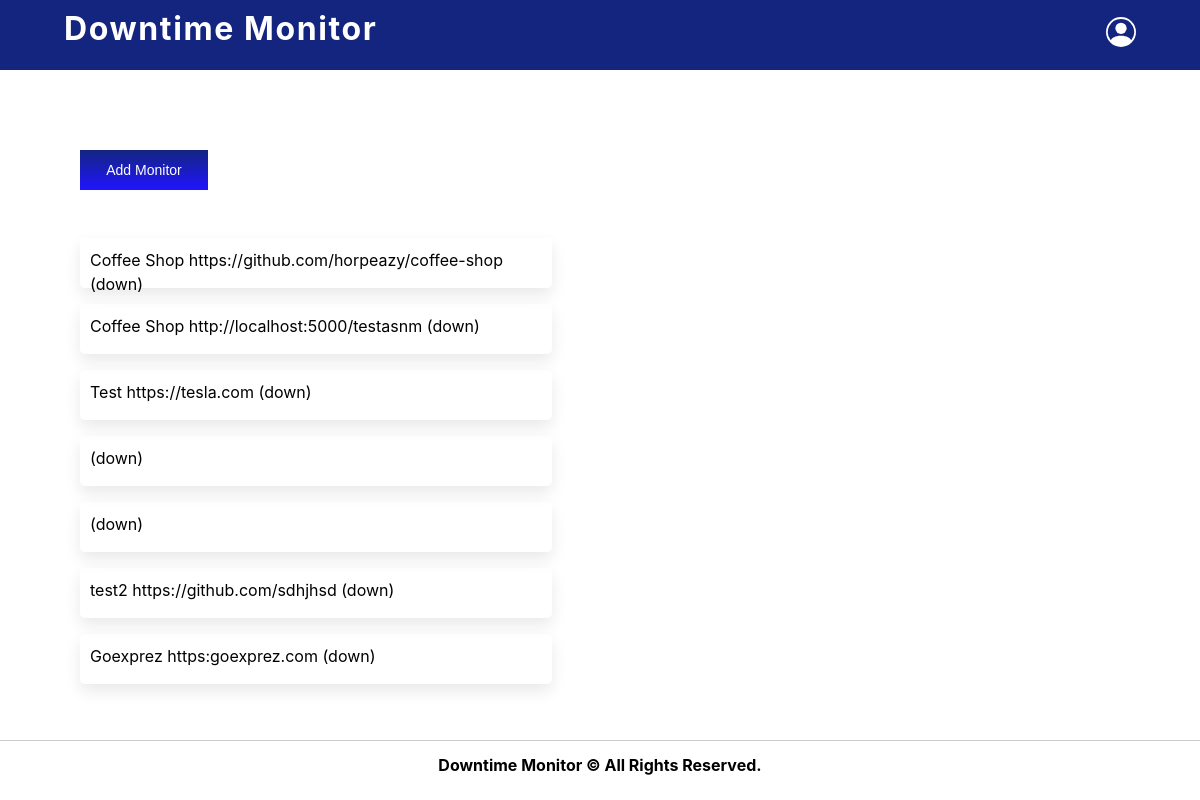
/monitors/ (signed in), run on an earlier commit of the app's database.
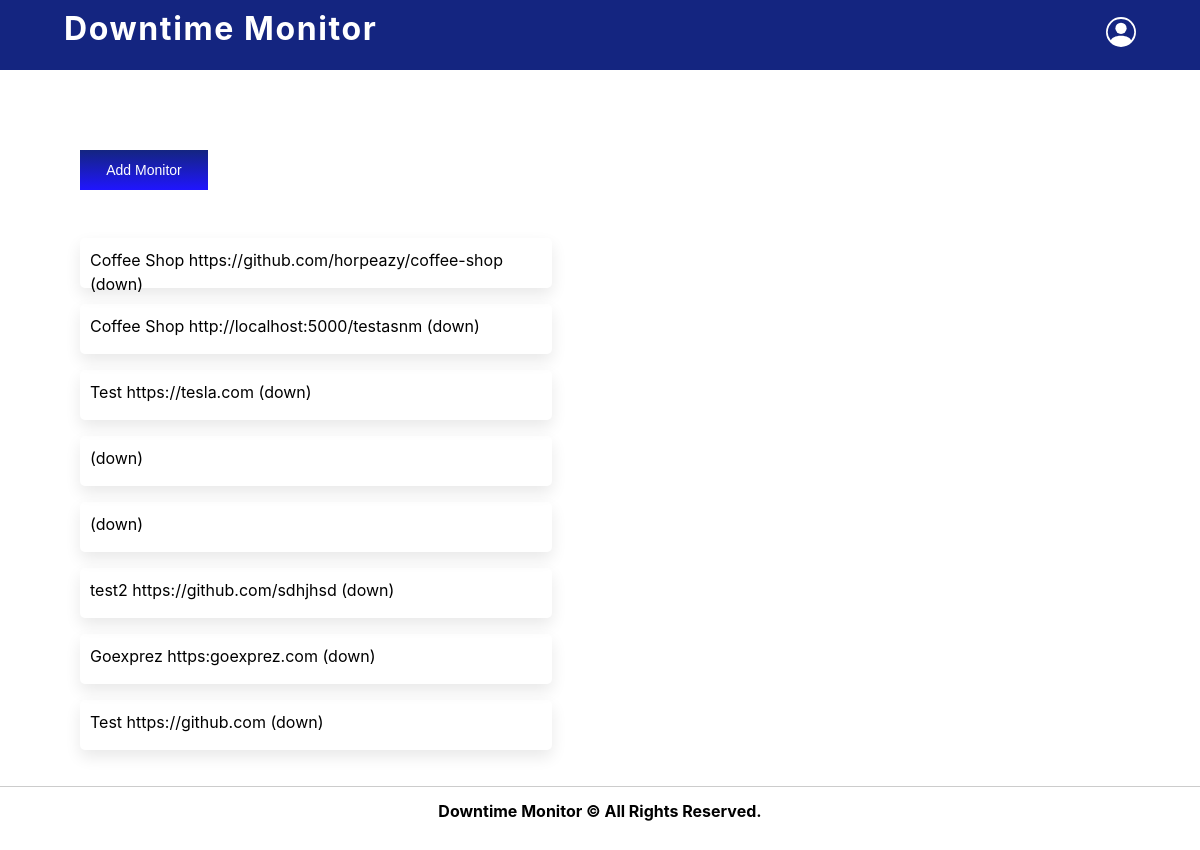
And on a later commit of the database.
### monitoring/models.py (models this page shows, shortened)
class Monitor(models.Model):
    user = models.ForeignKey(User, on_delete=models.CASCADE)
    website = models.ForeignKey(Website, on_delete=models.CASCADE)
    name = models.CharField(max_length=60, null=False)

class Website(models.Model):
    url = models.URLField(unique=True)
    created_time = models.DateTimeField(auto_now_add=True)
    auth_scheme = models.TextField(blank=False, null=False)
    def get_absolute_url(self):
        return reverse('monitoring:website_detail', args=[str(self.id)])

### monitoring/views.py (the view)
# urls.py: path("", website_list, name="website_list"),
def website_list(request):
    monitors = Monitor.objects.filter(user=request.user).all()
    monitor_list = []
    for monitor in monitors:
        downtime_log = DowntimeLog.objects.filter(website=monitor.website).first()
        if not downtime_log:
            monitor.status = 'status unknown'
            monitor_list.append(monitor)
            continue
        downtime_log = DowntimeLog.objects.filter(website=monitor.website, downtime_end__isnull=True).first()
        if downtime_log:
            monitor.status = "down"
            monitor_list.append(monitor)
        else:
            monitor_list.append(monitor)
    return render(request, 'monitoring/monitor_list.html', {'monitor_list': monitor_list})

### monitoring/templates/monitoring/monitor_list.html (shortened to what this page needs)
{% extends 'monitoring/main.html' %}
{% block content %}
<div class="monitor-wrapper">
<button class="monitor-button">Add Monitor</button>
    {% if monitor_list %}
        {% for monitor in monitor_list %}
            <div class="monitor">
                <a href="{{ monitor.website.get_absolute_url }}">
                    <div>
                        {{ monitor.name }}
                        {{ monitor.website.url }}
                        {% if monitor.status %}
                            ({{ monitor.status }})
                        {% else %}
                        <span>(Up)</span>
                        {% endif %}
                    </div>
                </a>
            </div>
        {% endfor %}
    {% else %}
        <p>Your monitors will appear here.</p>
    {% endif %}
</div>
{% endblock %}

What changed in the data, as far as the page shows it:
added Monitor: name "Test", website "https://github.com", status "down"
